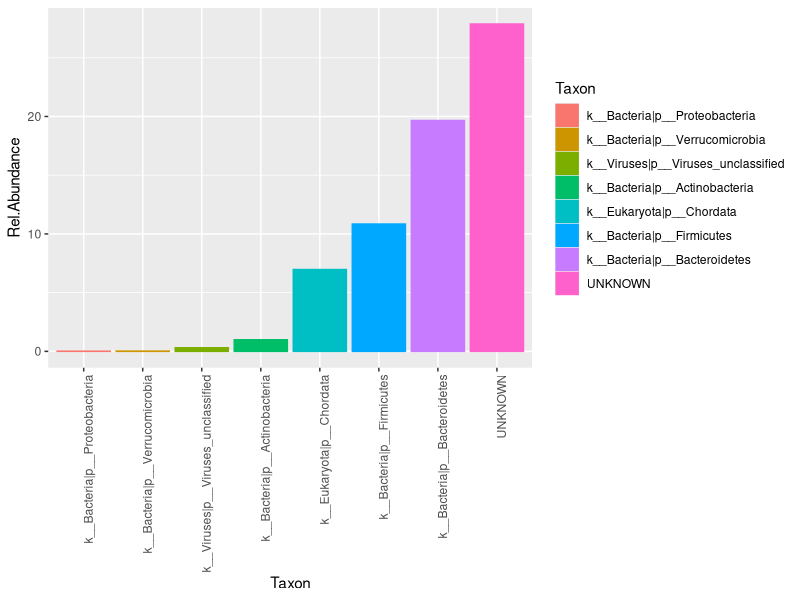
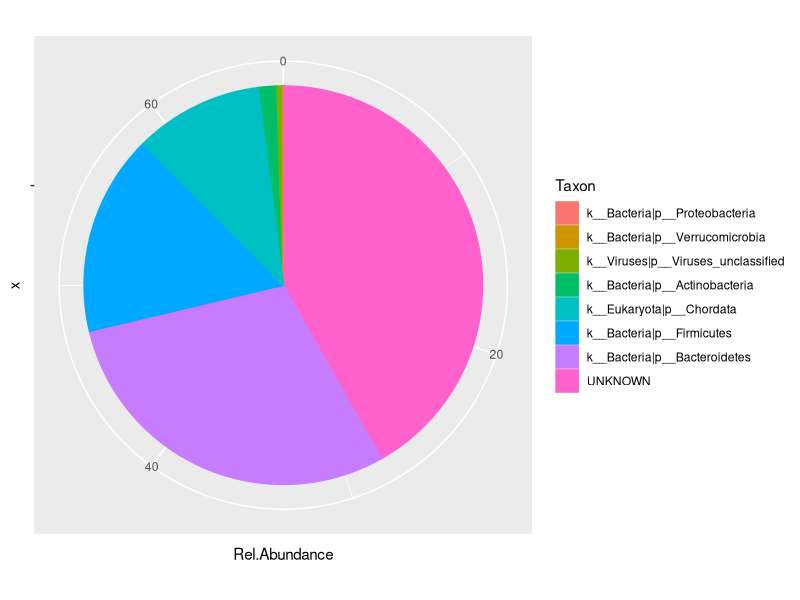
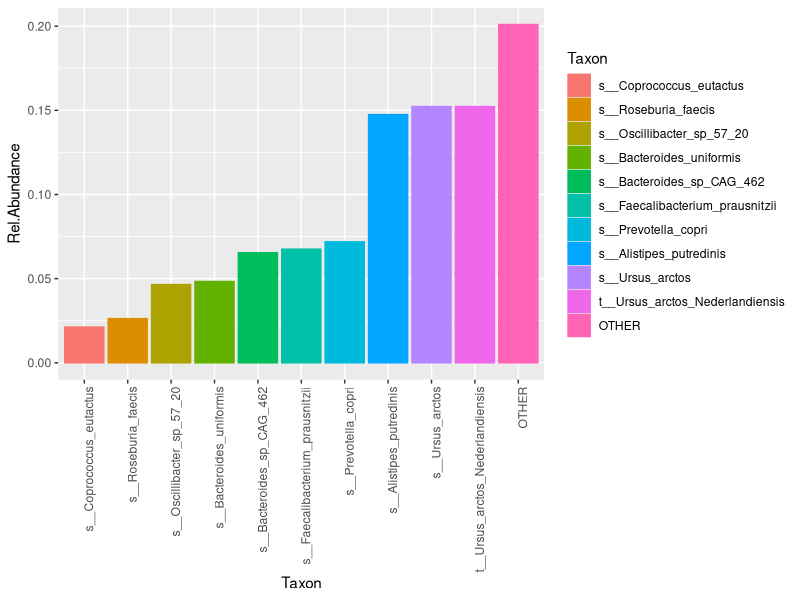
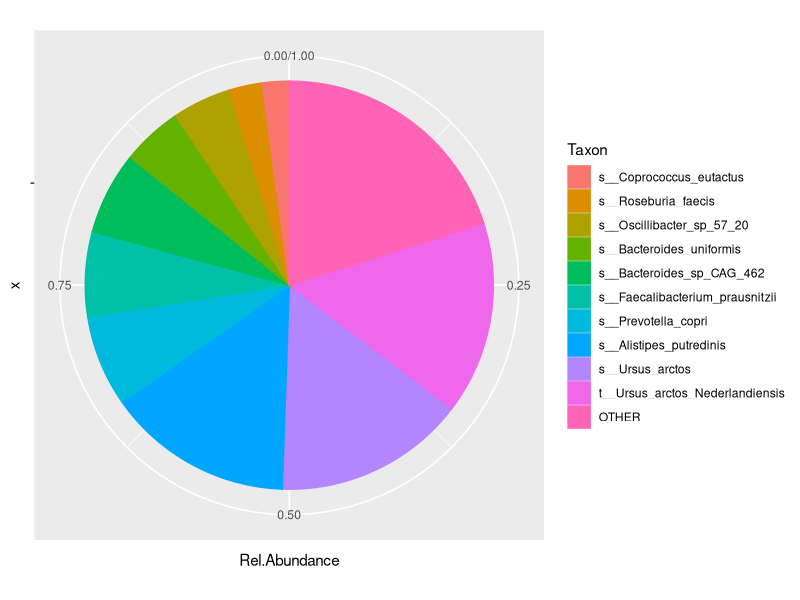

Write the R code that produced these figures, in order.
# ===============================================================================
# ===============================================================================
# R. Gacesa, UMCG (2022)
#
# Microbiome data analysis student workshop
# ===============================================================================
# ===============================================================================

# ======================================================
# ======================================================
# ======================================================
#
# MICROBIOME WORKSHOP
#
# ======================================================
# ======================================================
# ======================================================

setwd('~/UMCG/2025_Teaching/RG_Microbiome_health_disease_06_2025/Microbiome_data_analysis_introduction/')

# load libraries
# ===========================
library(vegan)
library(ggplot2)
library(tidyr)

# =====================================================================================================================
# =====================================================================================================================
# PART 1: exploratory data analysis, one sample
# =====================================================================================================================
# =====================================================================================================================

# > 0) load microbiome data (sample02)
# ======================================
inDF <- read.table(file = 'sample02_metaphlan.txt',sep='\t',header=F)
colnames(inDF) <- c("Taxon","TaxID","Rel.Abundance","Coverage","Aligned.Reads")
head(inDF)

## > i) find relative abundances of unknown & kingdoms (archaea, bacteria, viruses)
# ======================================================================================================================
##  > we grep for taxon names starting with k__, including any number of chars and |; and then we remove it
inDFk <- inDF[-grep('^k__.*\\|',inDF$Taxon),]

# > ii) find relative abundances of phyla and unknown
# ======================================================================================================================
## two steps: 
## 1)  we grep for taxon names starting with k__, including any number of chars and |c__; and then we remove it
##     this leaves all kingdoms, unknown and all phyla
inDFp <- inDF[-grep('^k__.*\\|c__',inDF$Taxon),]
## 2) then remove kingdoms by grepping for k__<anything>|p__ OR "UNKNOWN"
inDFp <- inDFp[grep('UNKNOWN|^k__.*\\|p__',inDFp$Taxon),]

# > iii) extract all species, remove unclassified reads and re-calculate relative abundances
# ======================================================================================================================
#  1) extract species (by grepping for |s__); Note: this also removes UNKNOWN 
inDFf <- inDF[grep('\\|s__',inDF$Taxon),]
#  2) re-normalize to 1 by dividing all values by sum of species
inDFf$Rel.Abundance <- inDFf$Rel.Abundance/sum(inDFf$Rel.Abundance)

# > iv) plot phylum-level composition of microbiome sample
# ======================================================================================================================
inDFp <- inDF[-grep('^k__.*\\|c__',inDF$Taxon),]
inDFp <- inDFp[grep('UNKNOWN|^k__.*\\|p__',inDFp$Taxon),]
inDFp$Taxon <- factor(inDFp$Taxon,levels = inDFp$Taxon[order(inDFp$Rel.Abundance)])
ggplot(inDFp,aes(x=Taxon,y=Rel.Abundance,col=Taxon,fill=Taxon)) + geom_col() + theme(axis.text.x = element_text(angle = 90,hjust = 1)) 
ggplot(inDFp,aes(x="",y=Rel.Abundance,col=Taxon,fill=Taxon)) + geom_col() + coord_polar("y", start=0)

# > v) remove "unknown taxa" & re-normalize, then plot top-ten most abundant species and rest of data grouped as "Other"
# ======================================================================================================================
#  1) extract species (by grepping for |s__); Note: this also removes UNKNOWN 
inDFs <- inDF[grep('\\|s__',inDF$Taxon),]
inDFs$Taxon <- as.character(inDFs$Taxon)
#  2) re-normalize to 1 by dividing all values by sum of species
inDFs$Rel.Abundance <- inDFs$Rel.Abundance/sum(inDFs$Rel.Abundance)
#  3) sort
inDFs <- inDFs[order(inDFs$Rel.Abundance,decreasing = T),]
inDFs2 <- inDFs[1:10,]
inDFs3 <- rbind.data.frame(inDFs2,
                           data.frame(Taxon="OTHER",TaxID=-1,Rel.Abundance=sum(inDFs$Rel.Abundance[11:nrow(inDFs)]),Coverage=-1,Aligned.Reads=-1))
#  4) clean-up species names
for (rr in c(1:nrow(inDFs3))) {
  tsplit <- strsplit(inDFs3$Taxon[rr],"\\|")[[1]]
  inDFs3$Taxon[rr] <- tsplit[length(tsplit)]
}

inDFs3$Taxon <- factor(inDFs3$Taxon,levels = inDFs3$Taxon[order(inDFs3$Rel.Abundance)])
ggplot(inDFs3,aes(x=Taxon,y=Rel.Abundance,col=Taxon,fill=Taxon)) + geom_col() + theme(axis.text.x = element_text(angle = 90,hjust = 1)) 
ggplot(inDFs3,aes(x="",y=Rel.Abundance,col=Taxon,fill=Taxon)) + geom_col() + coord_polar("y", start=0)
